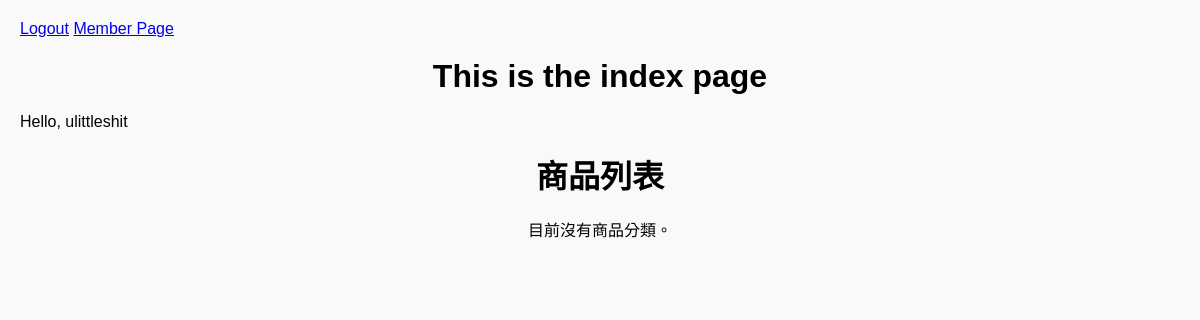
Before: /index.php (signed in) with the older database file.
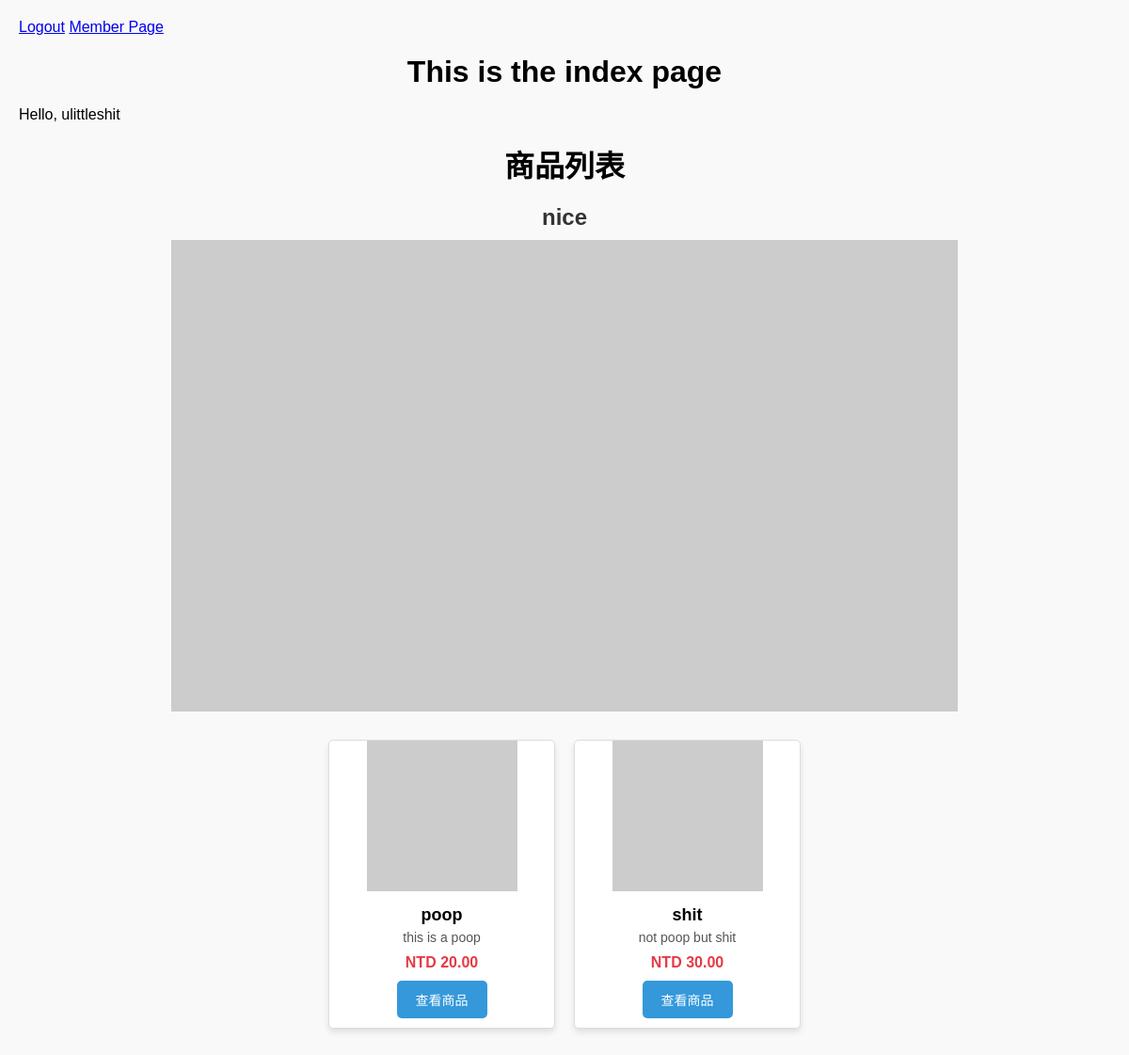
After: the same page with the newer database file.
### tables this page shows
CREATE TABLE `member` (
  `member_id` int(11) NOT NULL,
  `name` varchar(50) DEFAULT NULL,
  `phone` varchar(15) DEFAULT NULL,
  `email` varchar(100) DEFAULT NULL,
  `password` varchar(100) NOT NULL,
  PRIMARY KEY (`member_id`)
);

CREATE TABLE `category` (
  `category_id` int(11) NOT NULL,
  `name` varchar(50) DEFAULT NULL,
  `image_path` varchar(100) DEFAULT NULL,
  `description` varchar(100) DEFAULT NULL,
  PRIMARY KEY (`category_id`)
);

CREATE TABLE `product` (
  `product_id` int(11) NOT NULL,
  `category_id` int(11) NOT NULL,
  `name` varchar(50) DEFAULT NULL,
  `description` varchar(100) DEFAULT NULL,
  `image_path` varchar(100) DEFAULT NULL,
  `quantity` int(11) DEFAULT NULL,
  `price` decimal(10,2) DEFAULT NULL,
  PRIMARY KEY (`product_id`),
  FOREIGN KEY (`category_id`) REFERENCES `category` (`category_id`)
);

### index.php (the view, shortened to what this page needs)
<?php
function check_login($con)
{
	if(isset($_SESSION['member_id']))
	{
		$id = $_SESSION['member_id'];
		$query = "select * from member where member_id = '$id' limit 1";
		$result = mysqli_query($con,$query);
		if($result && mysqli_num_rows($result) > 0)
		{
			$member_data = mysqli_fetch_assoc($result);
			return $member_data;
		}
	}
	die;
}
?>
<?php
	include("connection.php");
	$member_data = check_login($con);
try {
    $categoryStmt = $pdo->query("SELECT * FROM category");
    $categories = $categoryStmt->fetchAll(PDO::FETCH_ASSOC);
    foreach ($categories as &$category) {
        $categoryId = $category['category_id'];
        $productStmt = $pdo->prepare("SELECT * FROM product WHERE category_id = ?");
        $productStmt->execute([$categoryId]);
        $category['products'] = $productStmt->fetchAll(PDO::FETCH_ASSOC);
    }
} catch (PDOException $e) {
    die("讀取資料失敗：" . $e->getMessage());
}
?>
<!DOCTYPE html>
<html lang="zh-Hant">
<head>
    <link href="style.css" rel="stylesheet">
</head>
<body>
	<a href="logout.php">Logout</a>
	<a href="memberpage.php">Member Page</a>
	<h1>This is the index page</h1>
	<br>
	Hello, <?php echo $member_data['name']; ?>
    <h1>商品列表</h1>
    <div class="container">
        <?php if (!empty($categories)): ?>
            <?php foreach ($categories as $category): ?>
                <div class="category">
                    <div class="category-header">
                        <h2><?php echo htmlspecialchars($category['name']); ?></h2>
                        <img src="<?php echo htmlspecialchars($category['image_path'] ?? 'https://via.placeholder.com/250x150.png?text=No+Image'); ?>"
                             alt="<?php echo htmlspecialchars($category['name']); ?>">
                    </div>
                    <div class="product-list">
                        <?php if (!empty($category['products'])): ?>
                            <?php foreach (array_slice($category['products'], 0, 4) as $product): ?>
                                <div class="card">
                                    <img src="<?php echo htmlspecialchars($product['image_path'] ?? 'https://via.placeholder.com/250x150.png?text=Product+Image'); ?>"
                                         alt="<?php echo htmlspecialchars($product['name']); ?>">
                                    <div class="card-body">
                                        <div class="card-title"><?php echo htmlspecialchars($product['name']); ?></div>
                                        <div class="card-description"><?php echo htmlspecialchars($product['description']); ?></div>
                                        <div class="card-price">NTD <?php echo htmlspecialchars(number_format($product['price'], 2)); ?></div>
                                        <a href="product.php?product_id=<?php echo htmlspecialchars($product['product_id']); ?>">查看商品</a>
                                    </div>
                                </div>
                            <?php endforeach; ?>
                        <?php else: ?>
                            <p style="text-align: center;">此類別目前沒有商品。</p>
                        <?php endif; ?>
                    </div>
                </div>
            <?php endforeach; ?>
        <?php else: ?>
            <p style="text-align: center;">目前沒有商品分類。</p>
        <?php endif; ?>
    </div>
</body>
</html>

### style.css (style rules this page uses)
body { font-family: Arial, sans-serif; background-color: #f9f9f9; margin: 0; padding: 0; }
h1 { text-align: center; margin-top: 20px; }
.container { display: flex; flex-wrap: wrap; justify-content: center; gap: 20px; padding: 20px; }
.card { width: 250px; border: 1px solid #ddd; border-radius: 8px; background-color: #fff; box-shadow: 0 4px 6px rgba(0, 0, 0, 0.1); overflow: hidden; text-align: center; transition: transform 0.2s, box-shadow 0.2s; }
.card img { width: 100%; height: 150px; object-fit: cover; }
.card-body { padding: 15px; }
.card-title { font-size: 18px; font-weight: bold; margin: 10px 0; }
.card-description { font-size: 14px; color: #555; margin-bottom: 10px; }
.card-price { font-size: 16px; font-weight: bold; color: #e74c3c; margin-bottom: 15px; }
.card a { display: inline-block; text-decoration: none; color: #fff; background-color: #3498db; padding: 10px 20px; border-radius: 5px; font-size: 14px; transition: background-color 0.2s; }
body { font-family: Arial, sans-serif; background-color: #f9f9f9; margin: 0; padding: 20px; }
.container { display: flex; flex-wrap: wrap; justify-content: center; gap: 20px; }

### index.php (style rules this page uses)
* { margin: 0; padding: 0; box-sizing: border-box; }
body, html { width: 100%; margin: 0; }
.category-header { text-align: center; margin: 0 auto; max-width: 100%; overflow: hidden; }
.category-header img { width: 1296px; height: 648px; max-width: 80%; height: auto; display: block; margin: 10px auto; }
.category-header h2 { font-size: 24px; margin-bottom: 10px; color: #333; }
.product-list { display: flex; flex-wrap: wrap; justify-content: center; gap: 20px; margin-top: 20px; padding-left: 0; max-width: 1296px; margin-left: auto; margin-right: auto; }
.card { flex: 0 0 calc(25% - 20px); max-width: 250px; margin: 0; text-align: center; border: 1px solid #ddd; border-radius: 5px; overflow: hidden; box-shadow: 0 4px 6px rgba(0, 0, 0, 0.1); }
.card img { width: 160px; height: 160px; object-fit: cover; display: block; margin: 0 auto; }
.card-body { padding: 10px; }
.card-title { font-size: 18px; font-weight: bold; margin: 5px 0; }
.card-description { font-size: 14px; color: #555; margin: 5px 0 10px 0; }
.card-price { font-size: 16px; color: #e63946; font-weight: bold; margin-bottom: 10px; }
.container { width: 90%; max-width: 1296px; margin: 0 auto; padding: 20px 0; }
.category { margin-bottom: 40px; }

Changed rows visible on the page:
added category: name "nice"
now on this page (row edited): product: name "poop", description "this is a poop", price "20.00"
now on this page (row edited): product: name "shit", description "not poop but shit", price "30.00"
Other visible differences:
text no longer shown: "目前沒有商品分類。"
